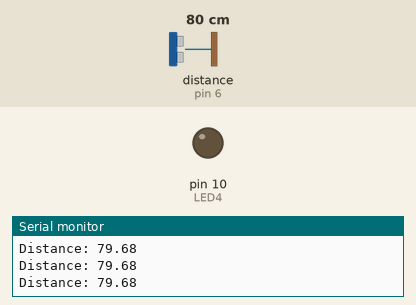
Simulated run of this sketch. Board: Arduino Uno, built with avr-gcc and run on an emulated ATmega328P. Shown: output pins drawn as LEDs (lit = HIGH), the last lines printed to the serial monitor. Wiring (inferred from the names in the program): ultrasonic range finder: trigger pin 5; echo pin 6. The inputs (shaded band) are chosen by the test bench; at power-on: distance to the obstacle (sensor on pin 6) 80 cm. The echo pulse lasts 58.3 µs per cm; pins used as bus, display or sensor lines are not drawn.

Above: at 1.2 s.
1.3 s: distance to the obstacle (sensor on pin 6) set to 44 cm
2.8 s: distance to the obstacle (sensor on pin 6) set to 36 cm
At 2.98 s:
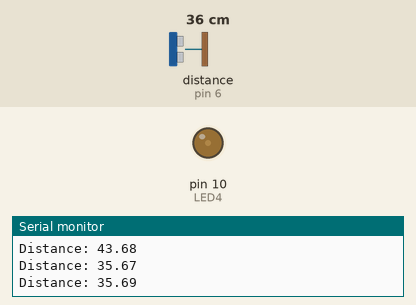
5.8 s: distance to the obstacle (sensor on pin 6) set to 2 cm
At 5.87 s:
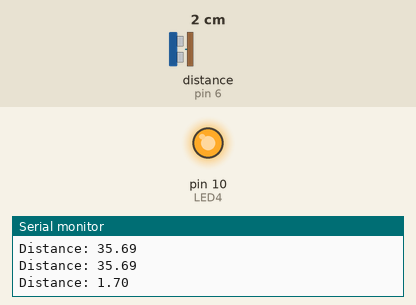
8.8 s: distance to the obstacle (sensor on pin 6) set to 18 cm
At 8.9 s:
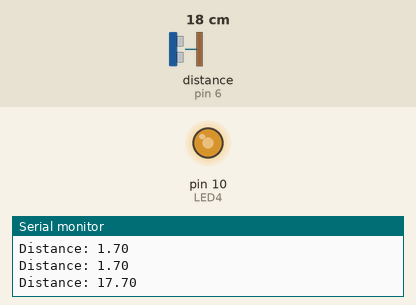
11.8 s: distance to the obstacle (sensor on pin 6) set to 4 cm
At 11.97 s:
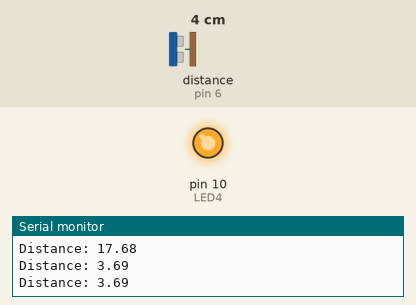
14.8 s: distance to the obstacle (sensor on pin 6) set to 60 cm
At 15.6 s:
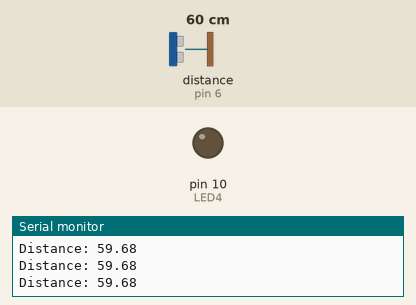
Timing chart, 0 to 17.3 s (numbered marks = the images above; inputs shaded):
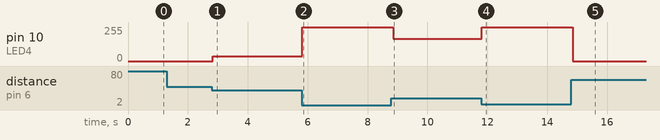

The sketch:

ultrasonic-led-brightness_2026_02.ino
```cpp
int LED4 = 10; // PWM pin connected to the LED
int trigPin = 5; // Trigger pin for the ultrasonic sensor
int echoPin = 6; // Echo pin for the ultrasonic sensor
float distance; // Measured distance in centimeters
float time; // Time taken for the ultrasonic pulse (microseconds)

void setup() {
  // Runs once at startup to configure pins and serial communication
  pinMode(trigPin, OUTPUT);
  pinMode(echoPin, INPUT);
  pinMode(LED4, OUTPUT);
  Serial.begin(115200);
}

void loop() {
  //Initially setting the LED to low.
  digitalWrite(LED4, LOW);

  // Set trigPin LOW briefly to clear any leftover signal from past pulses
  digitalWrite(trigPin, LOW);
  delayMicroseconds(2);

  // Send a 10 microsecond HIGH pulse to trigger the ultrasonic sensor
  digitalWrite(trigPin, HIGH);
  delayMicroseconds(10);
  digitalWrite(trigPin, LOW);

  // Measure how long the echo pin stays HIGH (time for sound to travel)
  time = pulseIn(echoPin, HIGH);

  // Convert time into distance (cm) using the speed of sound
  distance = (0.0343 * time)/2;

  // Limit the distance to a usable range (5 cm to 40 cm)
  // Values below 5 cm are treated as 5 cm, and values above 40 cm as 40 cm
  float constrainedDistance = constrain(distance, 5.0, 40.0);

  // Map the constrained distance to LED brightness (PWM)
  // Closer distance = brighter LED, farther distance = dimmer LED
  int brightness = map(constrainedDistance, 5.0, 40.0, 255, 0);

  // Apply the calculated brightness to the LED
  analogWrite(LED4, brightness);
  Serial.print("Distance: ");
  Serial.println(distance);
  delay(100);
}
```

Measured:
- after the input at 2.8 s, pin 10 (LED4): 0/255 → 37/255 at once
- after the input at 5.8 s, pin 10 (LED4): 37/255 → 255/255 at once
- after the input at 8.8 s, pin 10 (LED4): 255/255 → 168/255 after 0.06 s
- after the input at 11.8 s, pin 10 (LED4): 168/255 → 255/255 at once
- after the input at 14.8 s, pin 10 (LED4): 255/255 → 0/255 after 0.06 s
